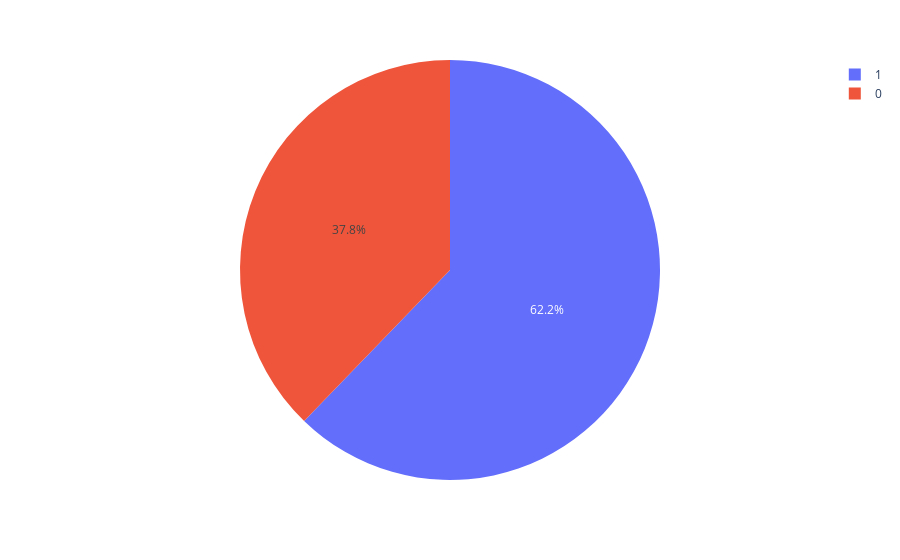

Write notebook code for a chart like this one.
### Markdown cell above
All fraudulent transactions have a distance of 0 from the last transaction, while non-fraudulent transactions exhibit a wide range of distances from the last transaction

### Code cell
class0 = data.loc[data['fraud'] == 0, ['online_order', 'fraud']]
o_order0 = class0['online_order'].value_counts()
px.pie(class0, names = o_order0.index, values = o_order0.values)

### Figure 1 — Plotly figure (JSON) as saved in the notebook; plotly's stock layout.template omitted (floating-point values rounded to 4 significant figures)
{"data": [{"domain": {"x": [0, 1], "y": [0, 1]}, "hovertemplate": "label=%{label}<br>value=%{value}<extra></extra>", "labels": [1, 0], "legendgroup": "", "name": "", "showlegend": true, "type": "pie", "values": [567841, 344756]}], "layout": {"legend": {"tracegroupgap": 0}, "margin": {"t": 60}}}
